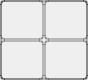
<?xml version="1.0" encoding="UTF-8"?>
<ui version="4.0">
 <class>CustomPlotPositionButton</class>
 <widget class="QWidget" name="CustomPlotPositionButton">
  <property name="geometry">
   <rect>
    <x>0</x>
    <y>0</y>
    <width>88</width>
    <height>80</height>
   </rect>
  </property>
  <property name="sizePolicy">
   <sizepolicy hsizetype="Fixed" vsizetype="Fixed">
    <horstretch>0</horstretch>
    <verstretch>0</verstretch>
   </sizepolicy>
  </property>
  <property name="windowTitle">
   <string>Form</string>
  </property>
  <property name="styleSheet">
   <string notr="true">QWidget {
  border-radius: 4px;
  border: 2px solid rgba(0, 0, 0, 60);
  background-color: none;
}

QPushButton[selected=true] { background-color: #4A64FF;}
QPushButton[selected=false] { background-color: rgba(0, 0, 0, 60); }</string>
  </property>
  <layout class="QGridLayout" name="gridLayout">
   <property name="leftMargin">
    <number>0</number>
   </property>
   <property name="topMargin">
    <number>0</number>
   </property>
   <property name="rightMargin">
    <number>0</number>
   </property>
   <property name="bottomMargin">
    <number>0</number>
   </property>
   <property name="spacing">
    <number>0</number>
   </property>
   <item row="1" column="1">
    <widget class="QPushButton" name="rightBot">
     <property name="sizePolicy">
      <sizepolicy hsizetype="MinimumExpanding" vsizetype="MinimumExpanding">
       <horstretch>0</horstretch>
       <verstretch>0</verstretch>
      </sizepolicy>
     </property>
     <property name="minimumSize">
      <size>
       <width>20</width>
       <height>20</height>
      </size>
     </property>
     <property name="text">
      <string/>
     </property>
     <property name="checkable">
      <bool>true</bool>
     </property>
     <property name="flat">
      <bool>false</bool>
     </property>
    </widget>
   </item>
   <item row="0" column="1">
    <widget class="QPushButton" name="rightTop">
     <property name="sizePolicy">
      <sizepolicy hsizetype="MinimumExpanding" vsizetype="MinimumExpanding">
       <horstretch>0</horstretch>
       <verstretch>0</verstretch>
      </sizepolicy>
     </property>
     <property name="minimumSize">
      <size>
       <width>20</width>
       <height>20</height>
      </size>
     </property>
     <property name="text">
      <string/>
     </property>
     <property name="checkable">
      <bool>true</bool>
     </property>
     <property name="flat">
      <bool>false</bool>
     </property>
    </widget>
   </item>
   <item row="1" column="0">
    <widget class="QPushButton" name="leftBot">
     <property name="sizePolicy">
      <sizepolicy hsizetype="MinimumExpanding" vsizetype="MinimumExpanding">
       <horstretch>0</horstretch>
       <verstretch>0</verstretch>
      </sizepolicy>
     </property>
     <property name="minimumSize">
      <size>
       <width>20</width>
       <height>20</height>
      </size>
     </property>
     <property name="styleSheet">
      <string notr="true"/>
     </property>
     <property name="text">
      <string/>
     </property>
     <property name="checkable">
      <bool>true</bool>
     </property>
     <property name="flat">
      <bool>false</bool>
     </property>
    </widget>
   </item>
   <item row="0" column="0">
    <widget class="QPushButton" name="leftTop">
     <property name="sizePolicy">
      <sizepolicy hsizetype="MinimumExpanding" vsizetype="MinimumExpanding">
       <horstretch>0</horstretch>
       <verstretch>0</verstretch>
      </sizepolicy>
     </property>
     <property name="minimumSize">
      <size>
       <width>20</width>
       <height>20</height>
      </size>
     </property>
     <property name="text">
      <string/>
     </property>
     <property name="checkable">
      <bool>true</bool>
     </property>
     <property name="flat">
      <bool>false</bool>
     </property>
    </widget>
   </item>
  </layout>
 </widget>
 <resources/>
 <connections/>
</ui>
